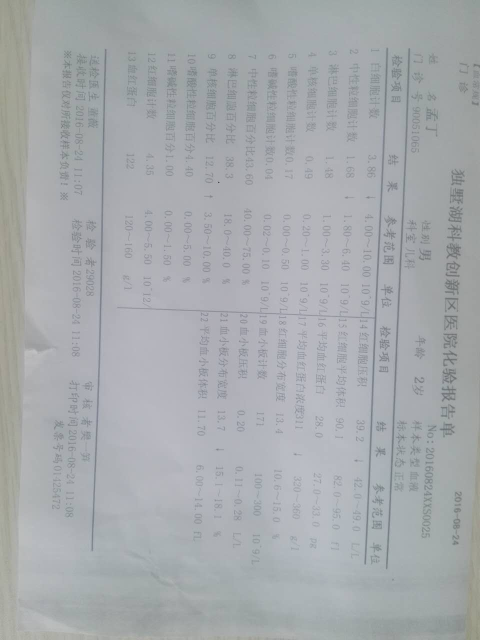
#> input picture BloodTestReportOCR/origin_pics/bloodtestreport1.jpg, 960 x 1280 px, given in place of url, which was not available (shown at 1/2 size)
$ python classifier.py   (Python 2 division)
#> lines starting #> are read from the running program, lines starting #| are printed output that depends on the picture; pictures that were not available may be replaced by others from this repository, and a replacement may not be noted
### BloodTestReportOCR/pHash.py
#!/usr/bin/env python2
# -*- coding: utf-8 -*-
"""
Created on Fri Dec  2 20:03:39 2016

@author: zhao
"""

from PIL import Image
from PIL import ImageFilter
from PIL import ImageOps
import math
#得到hamming code
def get_code(List,middle):

	result = []
	for index in range(0,len(List)):
		if List[index] > middle:
			result.append("1")
		else:
			result.append("0")
	return result


#比较hamming code
def comp_code(code1,code2):
	num = 0
	for index in range(0,len(code1)):
		if str(code1[index]) == str(code2[index]):
			num+=1
	return num

#计算平均值
def get_middle(List):
     li = List[:]
     li.sort()
     value = 0
     if len(li)%2==0:
		index = int((len(li)/2)) - 1

		value = li[index]
     else:
		index = int((len(li)/2))
		value = (li[index]+li[index-1])/2
     return value

#得到像素矩阵
def get_matrix(image):

	matrix = []
	size = image.size
	for height in range(0,size[1]):
		pixel = []
		for width in range(0,size[0]):
			pixel_value = image.getpixel((width,height))
			pixel.append(pixel_value)
		matrix.append(pixel)

	return matrix

#求离散余弦变换的系数矩阵[A]
def get_coefficient(n):
	matrix = []
	PI = math.pi
	sqr = math.sqrt(1/n)
	value = []
	for i in range(0,n):
		value.append(sqr)
	matrix.append(value)

	for i in range(1,n):
		value=[]
		for j in range (0,n):
			data = math.sqrt(2.0/n) * math.cos(i*PI*(j+0.5)/n);
			value.append(data)
		matrix.append(value)

	return matrix

#转置
def get_transposing(matrix):
	new_matrix = []

	for i in range(0,len(matrix)):
		value = []
		for j in range(0,len(matrix[i])):
			value.append(matrix[j][i])
		new_matrix.append(value)

	return new_matrix
#矩阵乘法
def get_mult(matrix1,matrix2):
	new_matrix = []

	for i in range(0,len(matrix1)):
		value_list = []
		for j in range(0,len(matrix1)):
			t = 0.0
			for k in range(0,len(matrix1)):
				t += matrix1[i][k] * matrix2[k][j]
			value_list.append(t)
		new_matrix.append(value_list)

	return new_matrix

#计算DCT
def DCT(double_matrix):
	n = len(double_matrix)
	A = get_coefficient(n)
	AT = get_transposing(A)

	temp = get_mult(double_matrix, A)
	DCT_matrix = get_mult(temp, AT)

	return DCT_matrix

#缩小DCT
def sub_matrix_to_list(DCT_matrix,part_size):
	w,h = part_size
	List = []
	for i in range(0,h):
		for j in range(0,w):
			List.append(DCT_matrix[i][j])
	return List


def classify_DCT(image1,image2,size=(32,32),part_size=(8,8)):

	assert size[0]==size[1],"size error"
	assert part_size[0]==part_size[1],"part_size error"

	image1 = image1.resize(size).convert('L').filter(ImageFilter.BLUR)
	image1 = ImageOps.equalize(image1)
	matrix = get_matrix(image1)
	DCT_matrix = DCT(matrix)
	List = sub_matrix_to_list(DCT_matrix, part_size)
	middle = get_middle(List)
	code1 = get_code(List, middle)


	image2 = image2.resize(size).convert('L').filter(ImageFilter.BLUR)
	image2 = ImageOps.equalize(image2)
	matrix = get_matrix(image2)
	DCT_matrix = DCT(matrix)
	List = sub_matrix_to_list(DCT_matrix, part_size)
	middle = get_middle(List)
	code2 = get_code(List, middle)

	return comp_code(code1, code2)


#test
image1=Image.open("url")
#> image1 is the input picture: PIL image 960x1280 RGB; mean R, G, B 166.5, 170, 173.2
image2=Image.open("url")
rate=classify_DCT(image1,image2)/64.0
#> in classify_DCT, `image1 = image1.resize(size).convert('L').filter(ImageFilter.BLUR)`:
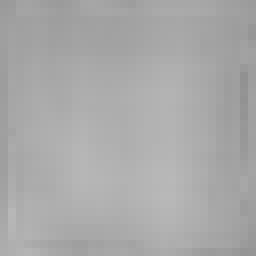
#> image1: PIL image 32x32 L (shown 8 times larger); min 145, max 184, mean 169
#> in classify_DCT, `image1 = ImageOps.equalize(image1)`:
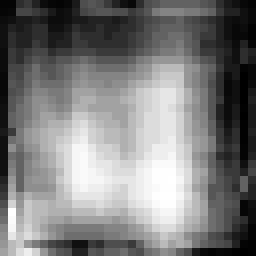
#> image1: PIL image 32x32 L (shown 8 times larger); min 0, max 255, mean 123.3
#> after the loop in get_matrix, `for height in range(0,size[1]):`: matrix = 32 items
#> in DCT, `n = len(double_matrix)`: n = 32
#> in get_coefficient, `sqr = math.sqrt(1/n)`: sqr = 0
#> after the loop in get_coefficient, `for i in range(0,n):`: value = 32 values from 0 to 0
#> after the loop in get_coefficient, `for i in range(1,n):`: matrix = 32 items
#> the loop in get_transposing, `for i in range(0,len(matrix)):` made 32 passes
#> the loop in get_mult, `for i in range(0,len(matrix1)):` made 32 passes
#> the loop in get_mult (call 2), `for i in range(0,len(matrix1)):` made 32 passes
#> after the loop in sub_matrix_to_list, `for i in range(0,h):`: List = 64 values, max 87 at index 63, min 0 at index 0, mean 35.61
#> in get_middle, `li = List[:]`: li has the same summary as List in sub_matrix_to_list
#> in get_middle, `index = int((len(li)/2)) - 1`: index = 31
#> in get_middle, `value = li[index]`: value = 34
#> the loop in get_code, `for index in range(0,len(List)):` made 64 passes
#> after the loop in get_code, `for index in range(0,len(List)):`: result = 64 items, first 6: '0', '0', '1', '1', '0', '0'
#> the loop in get_transposing (call 2), `for i in range(0,len(matrix)):` made 32 passes
#> the loop in get_code (call 2), `for index in range(0,len(List)):` made 64 passes
#> the loop in comp_code, `for index in range(0,len(code1)):` made 64 passes
#> after the loop in comp_code, `for index in range(0,len(code1)):`: num = 64
#> rate = 1
#print rate
if(rate>0.7):
    print "true"
else:
    print "false"


### BloodTestReportOCR/classifier.py
# -*- coding: UTF-8 -*-
import pHash
from PIL import Image
import os
# 判断是否血常规检验报告，输入经过矫正后的报告图像
def isReport(img):
    # add your code here
    image = Image.open(os.getcwd() + '/origin_pics/region.jpg')
    rate=pHash.classify_DCT(image,img)/64.0

    if(rate>0.6):
        return True
    else:
        return False

# 根据剪裁好的项目名称图片获得该项目的分类号，注意不是检验报告上的编号，是我们存储的编号
num = 0
def getItemNum(img):
    # replace your code
    global num
    if num >= 22:
        num = 0
    ret = num
    num = num + 1
    return ret

# unit test
if __name__ == '__main__':
    import classifier

    img = []
    if classifier.isReport(img) :
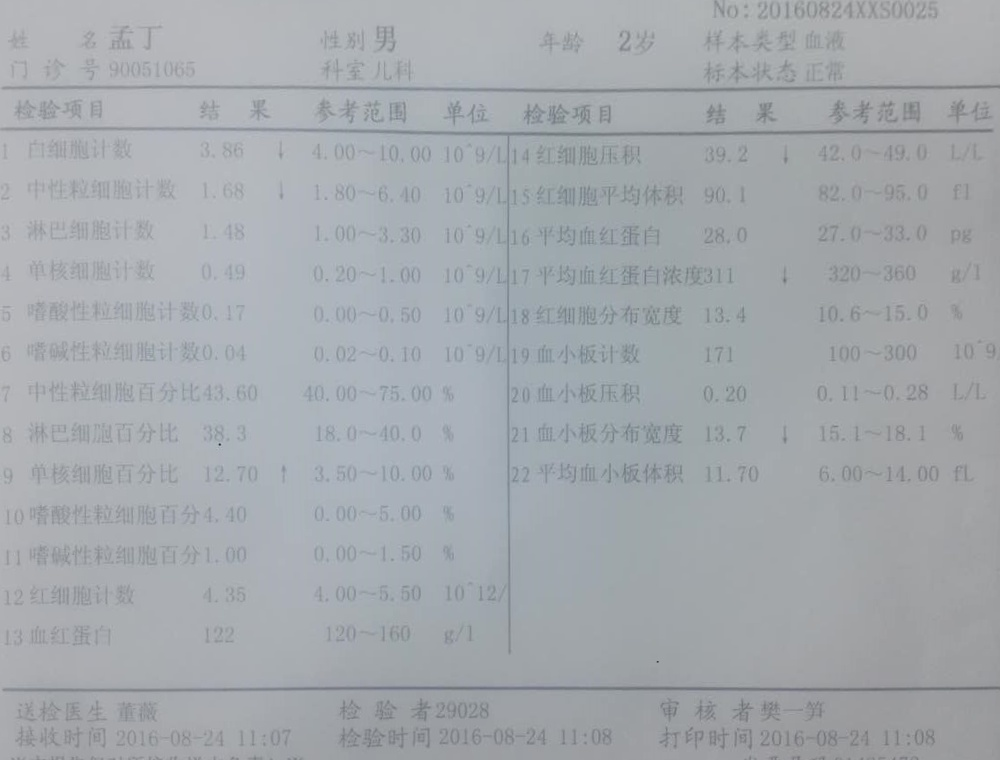
#> input picture BloodTestReportOCR/origin_pics/region.jpg, 1000 x 760 px
#> in isReport, image is the input picture: PIL image 1000x760 RGB; mean R, G, B 164.1, 168.7, 173.3
#> call 2 of classify_DCT, with size = (32, 32), part_size = (8, 8)
#> in classify_DCT (call 2), `image1 = image1.resize(size).convert('L').filter(ImageFilter.BLUR)`:
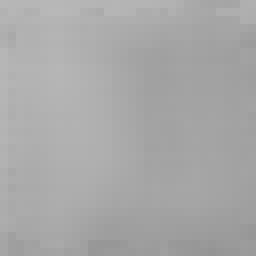
#> image1: PIL image 32x32 L (shown 8 times larger); min 148, max 184, mean 167.9
#> in classify_DCT (call 2), `image1 = ImageOps.equalize(image1)`:
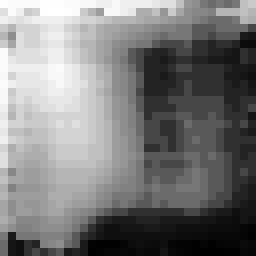
#> image1: PIL image 32x32 L (shown 8 times larger); min 0, max 255, mean 122.8
#> in classify_DCT (call 2), `List = sub_matrix_to_list(DCT_matrix, part_size)`: List = 64 values, max 255 at index 15, min 0 at index 0, mean 199.3
#> in classify_DCT (call 2), `middle = get_middle(List)`: middle = 223
#> in classify_DCT (call 2), `code1 = get_code(List, middle)`: code1 = 64 items, first 6: '0', '1', '1', '1', '1', '1'
#> (the run stopped early here; a loop or call above may not have finished)
